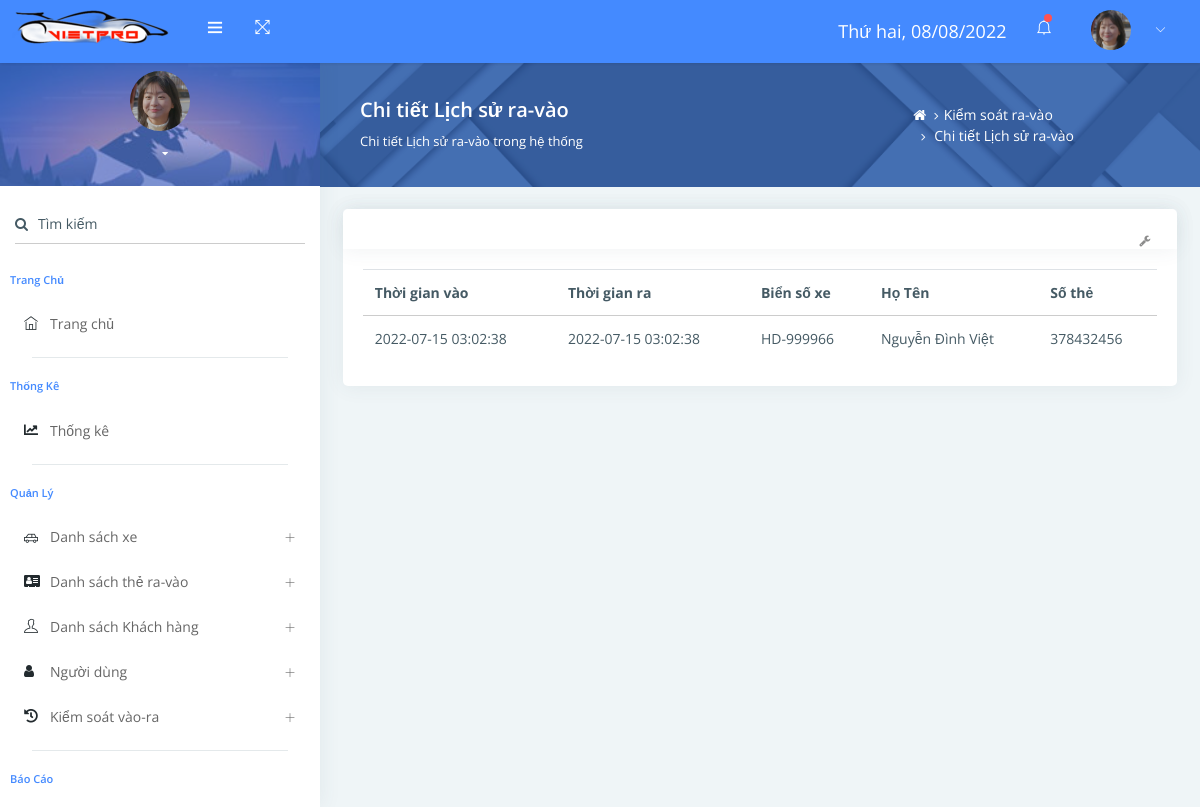
Page /?mod=accesscontrol&action=detailAccesscontrol&id=1 (signed in) on the earlier database version.
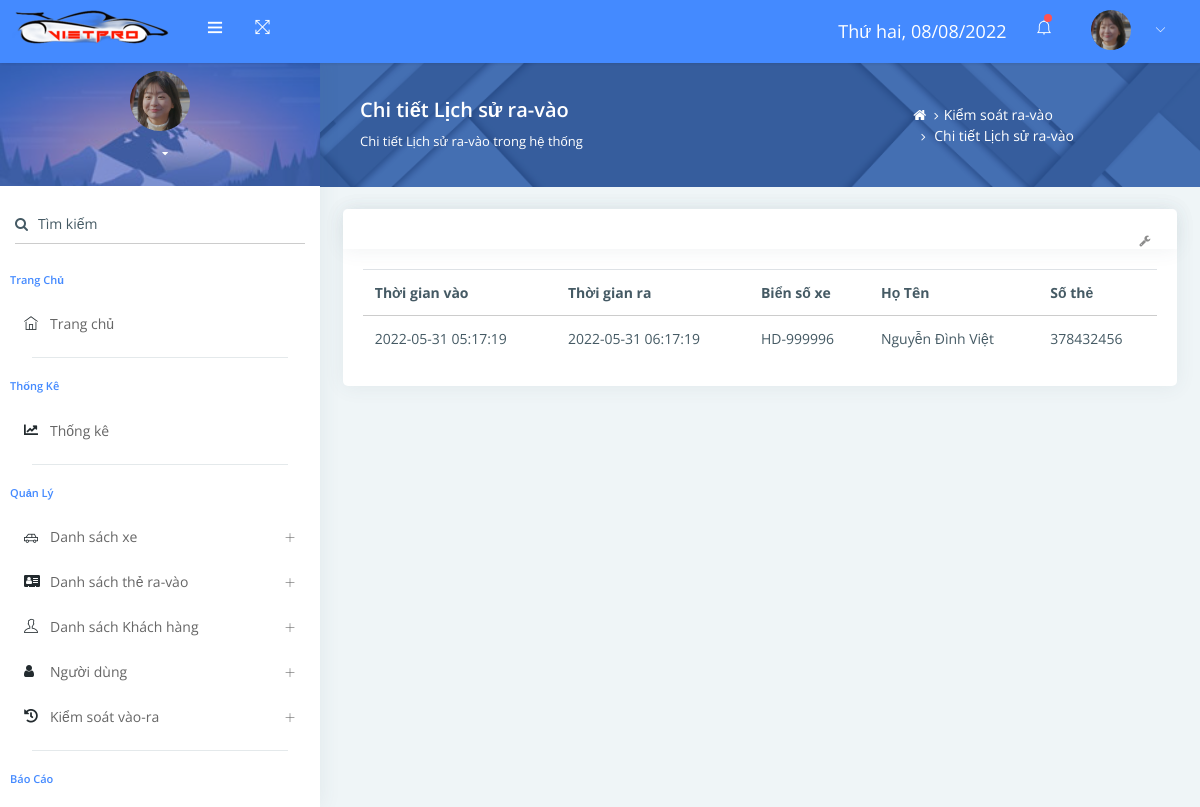
Same page on the later database version.
### tables this page shows
CREATE TABLE `accesscontrol` (
  `ID` int(11) NOT NULL,
  `ClientID` int(11) NOT NULL,
  `TimeIn` datetime NOT NULL,
  `TimeOut` datetime NOT NULL,
  `Description` text NOT NULL
);

CREATE TABLE `card` (
  `ID` int(11) NOT NULL,
  `CardNumber` int(11) NOT NULL,
  `LicensePlates` text NOT NULL,
  `Color` text NOT NULL,
  `Brand` text NOT NULL,
  `DateSignCard` date NOT NULL,
  `DateSignCar` date NOT NULL,
  `CarModel` text NOT NULL,
  `Description` text NOT NULL
);

CREATE TABLE `client` (
  `ID` int(11) NOT NULL,
  `Name` varchar(200) NOT NULL,
  `Age` int(11) NOT NULL,
  `Sex` text NOT NULL,
  `CitizenID` int(20) NOT NULL,
  `CardID` int(11) NOT NULL,
  `FaceID` int(11) NOT NULL,
  `IsActive` int(11) NOT NULL,
  `Description` varchar(200) NOT NULL
);

### modules/accesscontrol/views/detailAccesscontrolView.php (the view, shortened to what the changed rows need)
<?php get_header(); ?>
<?php get_sidebar(); ?>
<?php
$id = (int)$_GET['id'];
$info = get_info_accesscontrol_by_id($id);
?>
<div class="pcoded-content">
    <div class="page-header">
        <div class="page-block">
            <div class="row align-items-center">
                <div class="col-md-8">
                    <div class="page-header-title">
                        <h5 class="m-b-10">Chi tiết Lịch sử ra-vào</h5>
                        <p class="m-b-0">Chi tiết Lịch sử ra-vào trong hệ thống</p>
                    </div>
                </div>
                <div class="col-md-4">
                    <ul class="breadcrumb">
                        <li class="breadcrumb-item">
                            <a href="?mod=home"> <i class="fa fa-home"></i> </a>
                        </li>
                        <li class="breadcrumb-item"><a href="?mod=accesscontrol&action=listAccesscontrol">Kiểm soát
                                ra-vào</a>
                        </li>
                        <li class="breadcrumb-item">
                            <a href="?mod=accesscontrol&action=listAccesscontrol">Chi tiết Lịch sử ra-vào</a>
                        </li>
                    </ul>
                </div>
            </div>
        </div>
    </div>
    <div class="pcoded-inner-content">
        <div class="main-body">
            <div class="page-wrapper">
                <div class="page-body">
                    <div class="row">
                        <div class="col-md-12">
                            <div class="card">
                                <div class="card-header">
                                    <div class="card-header-right">
                                        <ul class="list-unstyled card-option">
                                            <li><i class="fa fa fa-wrench open-card-option"></i></li>
                                        </ul>
                                    </div>
                                </div>
                                <div class="card-block table-border-style">
                                    <div class="table-responsive">
                                        <table class="table table-hover">
                                            <thead>
                                                <tr>
                                                    <th>Thời gian vào</th>
                                                    <th>Thời gian ra</th>
                                                    <th>Biển số xe</th>
                                                    <th>Họ Tên</th>
                                                    <th>Số thẻ</th>
                                                </tr>
                                            </thead>
                                            <tbody>
                                                <tr>
                                                    <td><?php echo $info['TimeIn'] ?></td>
                                                    <td><?php echo $info['TimeOut'] ?></td>
                                                    <td><?php echo $info['LicensePlates'] ?></td>
                                                    <td><?php echo $info['Name'] ?></td>
                                                    <td><?php echo $info['CardNumber'] ?></td>
                                                </tr>
                                            </tbody>
                                        </table>
                                    </div>
                                </div>
                            </div>
                        </div>
                    </div>
                </div>
            </div>
        </div>
    </div>
</div>

### core/base.php (shortened to what the changed rows need)
<?php
function get_module() {
    global $config;
    $module = isset($_GET['mod']) ? $_GET['mod'] : $config['default_module'];
    return $module;
}
function call_function($list_function = array()) {
    if (is_array($list_function)) {
        foreach ($list_function as $f) {
            if (function_exists($f())) {
                $f();
            }
        }
    }
}
function load_view($name, $data_send = array()) {
    $data = $data_send;
    $path = MODULESPATH . DIRECTORY_SEPARATOR . get_module() . DIRECTORY_SEPARATOR . 'views' . DIRECTORY_SEPARATOR . $name . 'View.php';
    if (file_exists($path)) {
        require $path;
    } else {
        echo "Không tìm thấy {$path}";
    }
}
function get_header($name = '') {
    if (empty($name)) {
        $name = 'header';
    } else {
        $name = "header-{$name}";
    }
    $path = LAYOUTPATH . DIRECTORY_SEPARATOR . $name . '.php';
    if (file_exists($path)) {
        require $path;
    } else {
        echo "Không tìm thấy {$path}";
    }
}
function get_footer($name = '') {
    global $data;
    if (empty($name)) {
        $name = 'footer';
    } else {
        $name = "footer-{$name}";
    }
    $path = LAYOUTPATH . DIRECTORY_SEPARATOR . $name . '.php';
    if (file_exists($path)) {
        if (is_array($data)) {
            foreach ($data as $key => $a) {
                $$key = $a;
            }
        }
        require $path;
    } else {
        echo "Không tìm thấy {$path}";
    }
}
function get_sidebar($name = '') {
    if (empty($name)) {
        $name = 'sidebar';
    } else {
        $name = "sidebar-{$name}";
    }
    $path = LAYOUTPATH . DIRECTORY_SEPARATOR . $name . '.php';
    if (file_exists($path)) {
        require $path;
    } else {
        echo "Không tìm thấy {$path}";
    }
}

### layout/header.php (shortened to what the changed rows need)
<!DOCTYPE html>
<html lang="en">
<head>
    <link rel="stylesheet" href="assets/pages/waves/css/waves.min.css" type="text/css" media="all">
    <link rel="stylesheet" type="text/css" href="assets/css/bootstrap/css/bootstrap.min.css">
    <link rel="stylesheet" href="assets/pages/waves/css/waves.min.css" type="text/css" media="all">
    <link rel="stylesheet" type="text/css" href="assets/icon/themify-icons/themify-icons.css">
    <link rel="stylesheet" type="text/css" href="assets/css/font-awesome-n.min.css">
    <link rel="stylesheet" type="text/css" href="assets/css/font-awesome.min.css">
    <link rel="stylesheet" type="text/css" href="assets/css/jquery.mCustomScrollbar.css">
    <link rel="stylesheet" type="text/css" href="assets/css/style.css">
    <link rel="stylesheet" type="text/css" href="assets/css/styleOfMe.css">
    <link rel="stylesheet" type="text/css" href="assets/css/bootstrap-datepicker.css">
</head>
<body>
    <div id="pcoded" class="pcoded">
        <div class="pcoded-container navbar-wrapper">
            <nav class="navbar header-navbar pcoded-header">
                <div class="navbar-wrapper">
                    <div class="navbar-logo">
                        <a class="mobile-menu waves-effect waves-light" id="mobile-collapse" href="#!">
                            <i class="ti-menu"></i>
                        </a>
                        <a href="?mod=home">
                            <img class="img-fluid" src="assets/images/zyro-image.png" alt="Theme-Logo" />
                        </a>
                    </div>
                    <div class="navbar-container container-fluid">
                        <ul class="nav-left">
                            <li>
                                <a href="#!" onclick="javascript:toggleFullScreen()" class="waves-effect waves-light">
                                    <i class="ti-fullscreen"></i>
                                </a>
                            </li>
                        </ul>
                        <ul class="nav-right">
                            <li style ="font-size:18px; color:#fff"><?php echo sw_get_current_weekday() ?></li>
                            <li class="header-notification">
                                <a href="#!" class="waves-effect waves-light">
                                    <i class="ti-bell"></i>
                                    <span class="badge bg-c-red"></span>
                                </a>
                            </li>
                            <li class="user-profile header-notification">
                                <a href="#!" class="waves-effect waves-light">
                                    <img src="assets/images/KimDami.jpg" class="img-radius" alt="User-Profile-Image">
                                    <span><?php $info = get_info_user(); echo($info["user_email"] ); ?></span>
                                    <i class="ti-angle-down"></i>
                                </a>
                            </li>
                        </ul>
                    </div>
                </div>
            </nav>

### layout/sidebar.php (shortened to what the changed rows need)
<?php
function PageName()
{
    $url_array =  explode('/', $_SERVER['REQUEST_URI']);
    $url = end($url_array);
    return $url;
}
$current_page = PageName();
function getListAccount()
{
    $list_account = db_fetch_array("SELECT ac.id as id, ac.name as name, ac.code as code, ac.bank as id_bank, ac.currency as id_currency, ba.name as bank_name, cu.name as currency_name, ac.amount as amount FROM `account` as ac LEFT JOIN `banks` as ba on ac.`bank` = ba.`id` LEFT JOIN `currency` as cu on ac.`currency` = cu.`id` WHERE ac.`ship` = '0'");
    return $list_account;
}
$list_account = getListAccount();
?>
<div class="pcoded-main-container">
    <div class="pcoded-wrapper">
        <nav class="pcoded-navbar">
            <div class="pcoded-inner-navbar main-menu">
                <div class="">
                    <div class="main-menu-header">
                        <img class="img-80 img-radius" src="assets/images/KimDami.jpg" alt="User-Profile-Image">
                        <div class="user-details">
                            <span id="more-details"><?php $info = get_info_user();
                                                    echo ($info["user_email"]);  ?><i
                                    class="fa fa-caret-down"></i></span>
                        </div>
                    </div>
                </div>
                <div class="p-15 p-b-0">
                    <form class="form-material">
                        <div class="form-group form-primary">
                            <input type="text" name="footer-email" class="form-control">
                            <label class="float-label"><i class="fa fa-search m-r-10"></i>Tìm kiếm</label>
                        </div>
                    </form>
                </div>
                <div class="pcoded-navigation-label">Trang chủ</div>
                <ul class="pcoded-item pcoded-left-item">
                    <li class="<?php if ($current_page == "" || $current_page == "?mod=homes") {
                                    echo ("active");
                                } ?>">
                        <a href="?mod=homes" class="waves-effect waves-dark">
                            <span class="pcoded-micon"><i class="ti-home"></i><b>D</b></span>
                            <span class="pcoded-mtext">Trang chủ</span>
                        </a>
                    </li>
                </ul>
                <div class="pcoded-navigation-label">Thống kê</div>
                <ul class="pcoded-item pcoded-left-item">
                    <li class="<?php if ($current_page == "" || $current_page == "?mod=home") {
                                    echo ("active");
                                }
                                ?>">
                        <a href="?mod=home" class="waves-effect waves-dark">
                            <span class="pcoded-micon"><i class="fas fa-chart-line"></i><b>D</b></span>
                            <span class="pcoded-mtext">Thống kê</span>
                        </a>
                    </li>
                </ul>
                <div class="pcoded-navigation-label">Quản lý</div>
                <ul class="pcoded-item pcoded-left-item">
                    <li class="pcoded-hasmenu  <?php if (strpos($current_page, "?mod=ListCar") !== false) {
                                                    echo ("active pcoded-trigger");
                                                } ?>">
                        <a href="javascript:void(0)" class="waves-effect waves-dark">
                            <span class="pcoded-micon"><i class="ti-car" aria-hidden="true"></i><b>D</b></span>
                            <span class="pcoded-mtext">Danh sách xe</span>
                        </a>
                    </li>
                    <li class="pcoded-hasmenu  <?php if (strpos($current_page, "?mod=ListCard") !== false) {
                                                    echo ("active pcoded-trigger");
                                                } ?>">
                        <a href="javascript:void(0)" class="waves-effect waves-dark">
                            <span class="pcoded-micon"><i class="fa fa-address-card"
                                    aria-hidden="true"></i><b>D</b></span>
                            <span class="pcoded-mtext">Danh sách thẻ ra-vào</span>
                        </a>
                    </li>
                    <li class="pcoded-hasmenu  <?php if (strpos($current_page, "?mod=ListClient") !== false) {
                                                    echo ("active pcoded-trigger");
                                                } ?>">
                        <a href="javascript:void(0)" class="waves-effect waves-dark">
                            <span class="pcoded-micon"><i class="ti-user" aria-hidden="true"></i><b>D</b></span>
                            <span class="pcoded-mtext">Danh sách Khách hàng</span>
                        </a>
                    </li>
                    <li class="pcoded-hasmenu <?php if ($current_page == "?mod=user&action=listUser" || $current_page == "?mod=user&action=addUser" || strpos($current_page, "?mod=user&action=changeUser") !== false) {
                                                    echo ("active pcoded-trigger");
                                                } ?>">
                        <a href="javascript:void(0)" class="waves-effect waves-dark">
                            <span class="pcoded-micon"><i class="fa fa-user" aria-hidden="true"></i><b>D</b></span>
                            <span class="pcoded-mtext">Người dùng</span>
                        </a>
                    </li>
                    <li class="pcoded-hasmenu <?php
                                                ?>">
                        <a href="javascript:void(0)" class="waves-effect waves-dark">
                            <span class="pcoded-micon"><i class="fas fa-history" aria-hidden="true"></i><b>D</b></span>
                            <span class="pcoded-mtext">Kiểm soát vào-ra</span>
                        </a>
                    </li>
                </ul>
                <div class="pcoded-navigation-label">Báo cáo</div>
                <ul class="pcoded-item pcoded-left-item">
                </ul>
            </div>
        </nav>

Differences in the rows shown:
changed accesscontrol "Nguyễn Đình Việt": TimeIn "2022-07-15 03:02:38" → "2022-05-31 05:17:19"; TimeOut "2022-07-15 03:02:38" → "2022-05-31 06:17:19"; card.LicensePlates "HD-999966" → "HD-999996"
